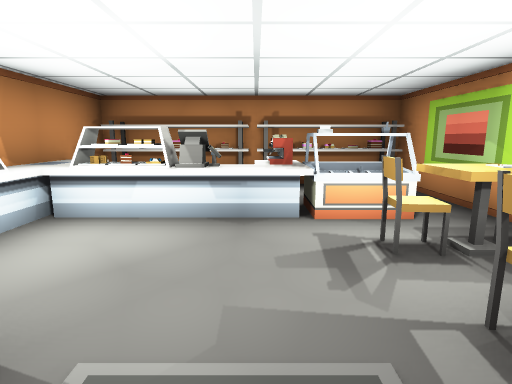
View 1 (above)

17 first-person views from a walk through a scene from a Unity 3-D project. The camera is 1.4 m above the floor, tilts 10° down and sees 80° across. The floor is counted in squares, 1.22 m on a side. Each view is taken from the middle of a square. On the plan, view 1 faces up. The plan holds only what a view shows up to about 13 squares ahead; the rest is blank. The place goes on beyond the plan. The player character is not drawn. Door leaves are left out, so doorways stand open. Some surface patterns are stand-ins.

View 2
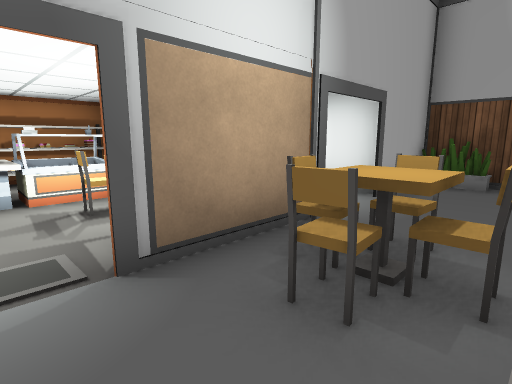

View 3
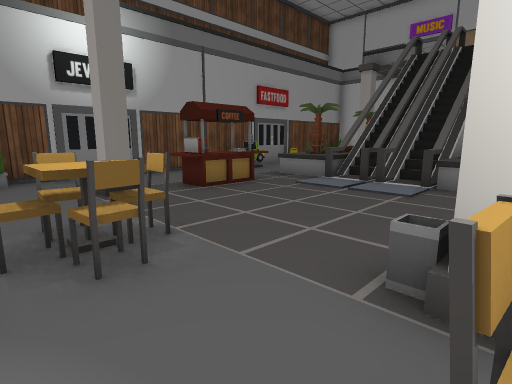

View 4
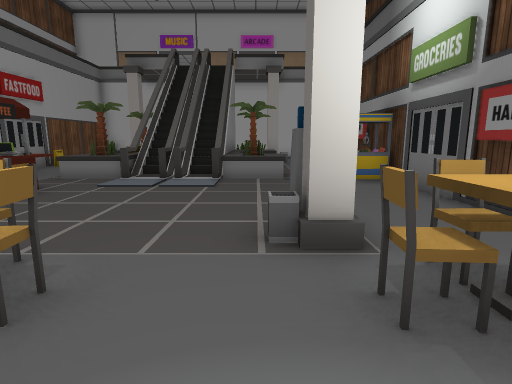

View 5
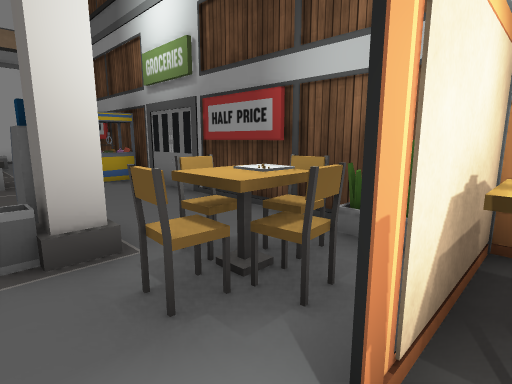

View 6
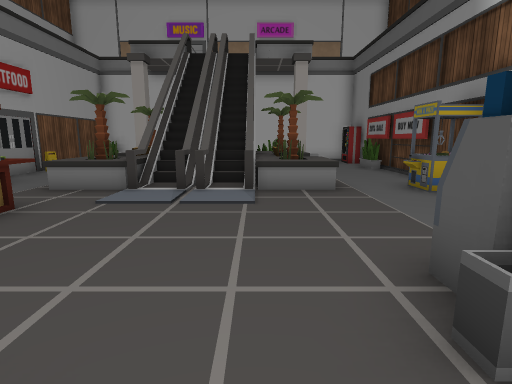

View 7
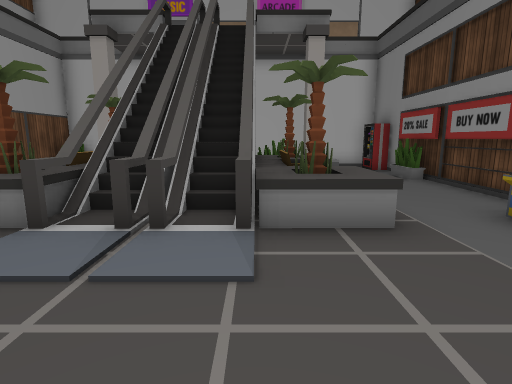

View 8
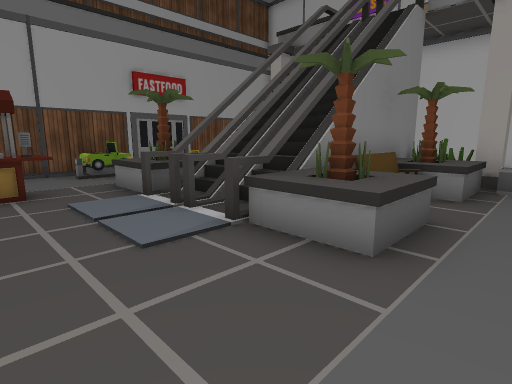

View 9
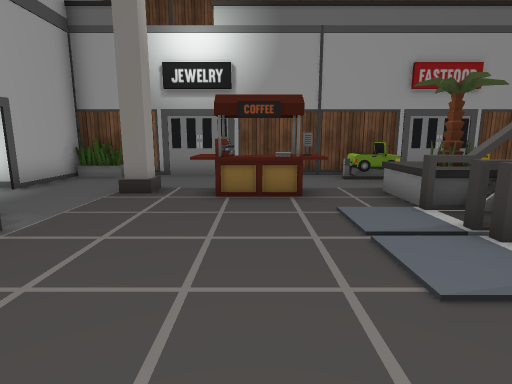

View 10
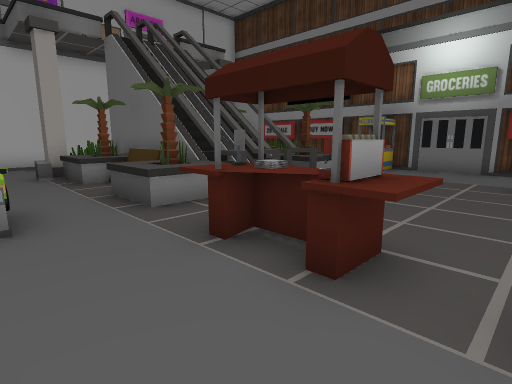

View 11
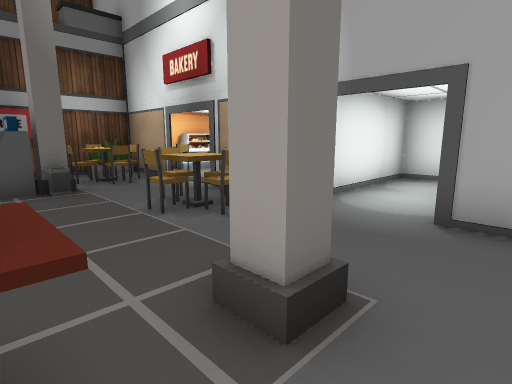

View 12
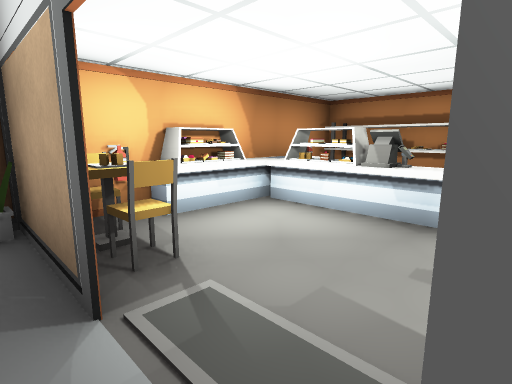

View 13
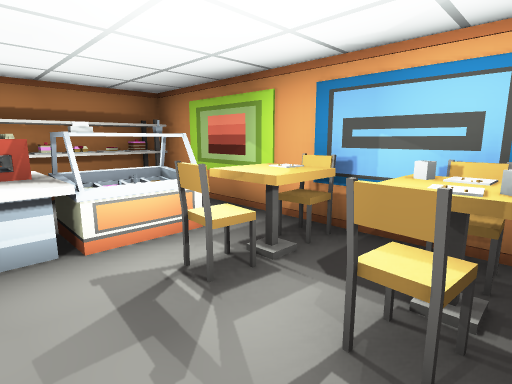

View 14
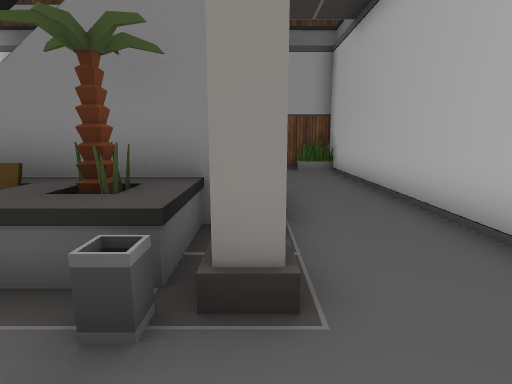

View 15
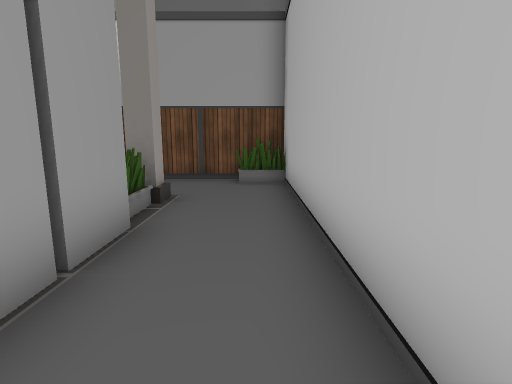

View 16
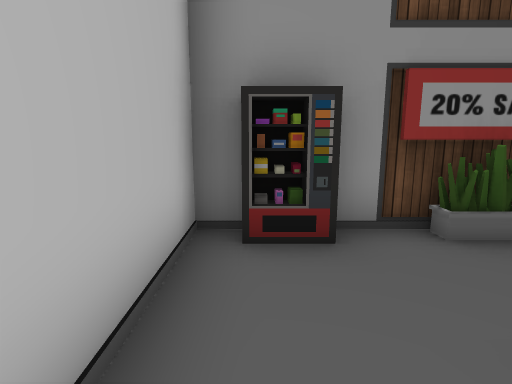

View 17
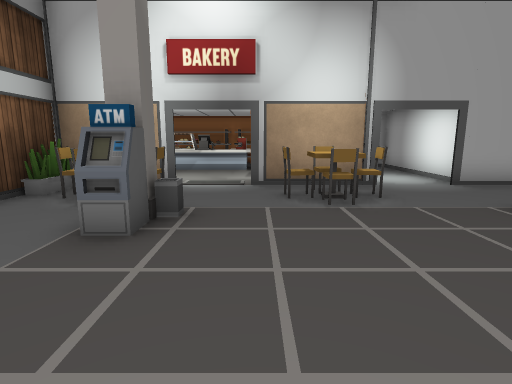

### Floor plan
Key: @ floor where view 1 was taken; # wall or solid block; . main floor; : floor 0.75 m higher than the main floor; + floor 5.5 m higher than the main floor; / step, stairs or slope; D open door; ^ raised ledge; v drop or lower ground; O other object.
Columns run from 4 left of view 1 to 9 right of it. Each row starts with its distance up from view 1.
  8 #   #OO##
  7 OOOOOOOO#
  6 OO  OO..###
  5 #OOOOOO.#.#
  4 ##.O...O#.#
  3 #^....OO#.#
  2 #.O...OO#.#
  1 #OO#.#OO#.####
  0 ##O.@..O....O#
 -1 #OOO..OO.....#
 -2 #.OO...O..O..#
 -3  ..O.........#
 -4 #........OO..#
 -5 #........O...#
 -6 #........OO..#
 -7 #..D.........#
 -8 #O.DO##.#O..O#
 -9 #...O##/#O..O#
-10 O... ##/v ...#
-11  .../##/v/...#
-12 #...:##/#O..O#
-13  O.OO##/#OO..#
-14 #..OO##+#OO..#
-15  ............#
-16 ##..........O#
-17 ##############

Where each view was taken, in squares from view 1:
view 1: 0 up, 0 right, facing up
view 2: 2 down, 0 right, facing up-right
view 3: 0 up, 1 left, facing down-right
view 4: 1 up, 0 right, facing down
view 5: 1 up, 0 right, facing down-left
view 6: 1 down, 1 right, facing down
view 7: 4 down, 1 right, facing down
view 8: 5 down, 2 left, facing down-right
view 9: 5 down, 1 left, facing right
view 10: 3 down, 8 right, facing down-left
view 11: 4 down, 7 right, facing up-left
view 12: 0 up, 1 right, facing up-left
view 13: 1 up, 0 right, facing up-right
view 14: 14 down, 3 left, facing right
view 15: 16 down, 0 right, facing right
view 16: 16 down, 0 right, facing left
view 17: 7 down, 1 right, facing up
